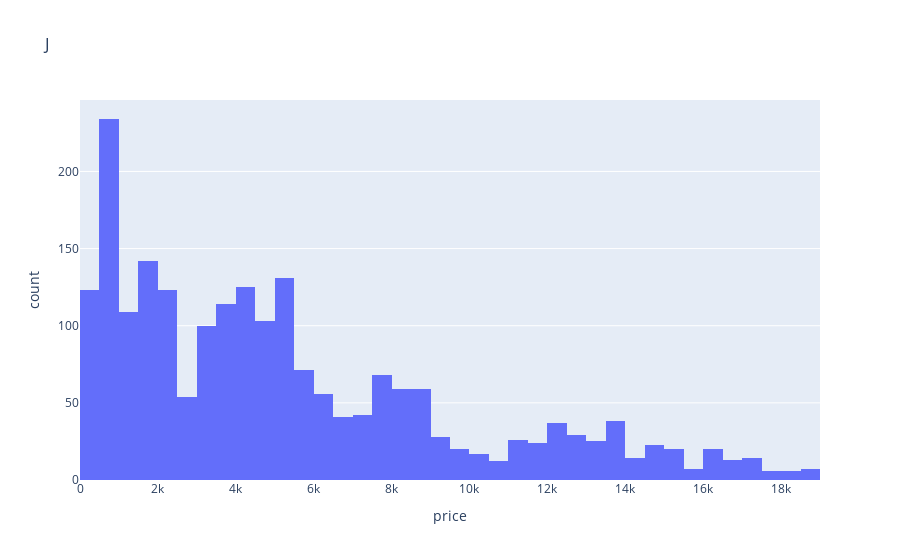
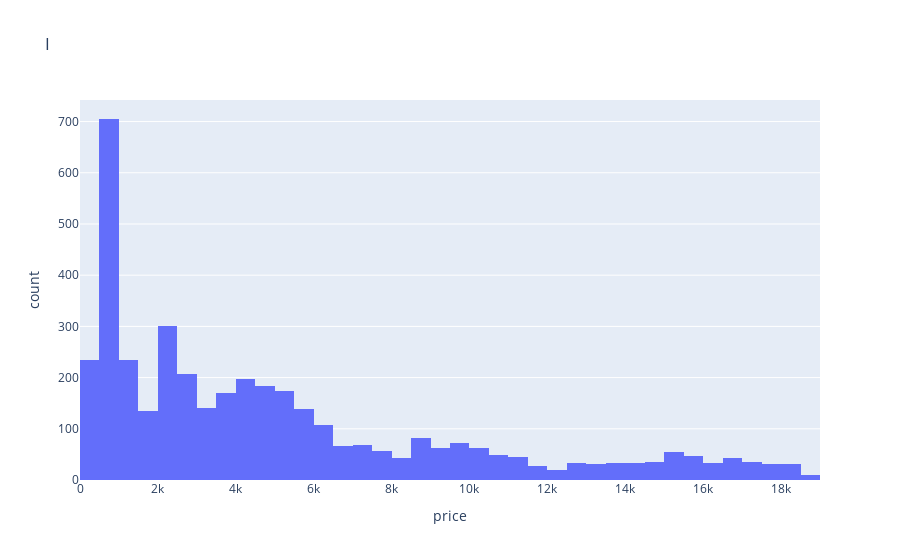
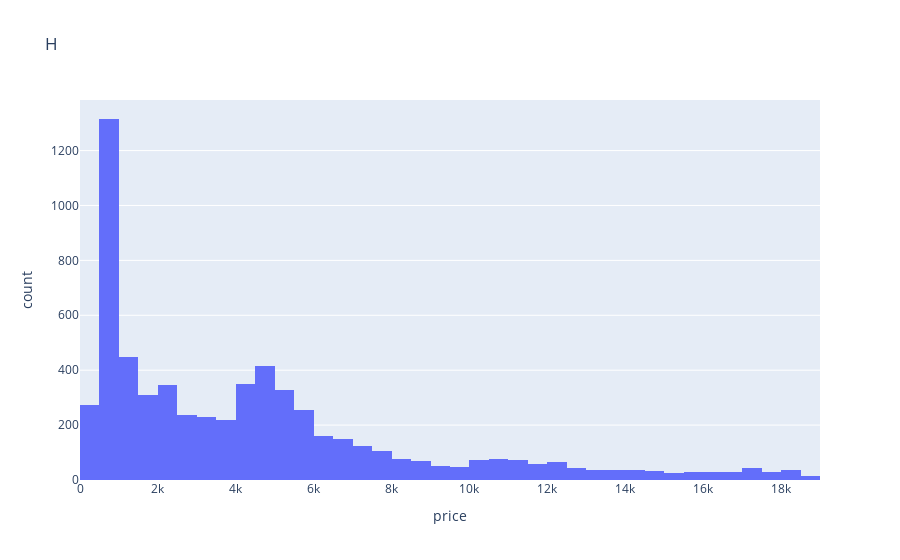
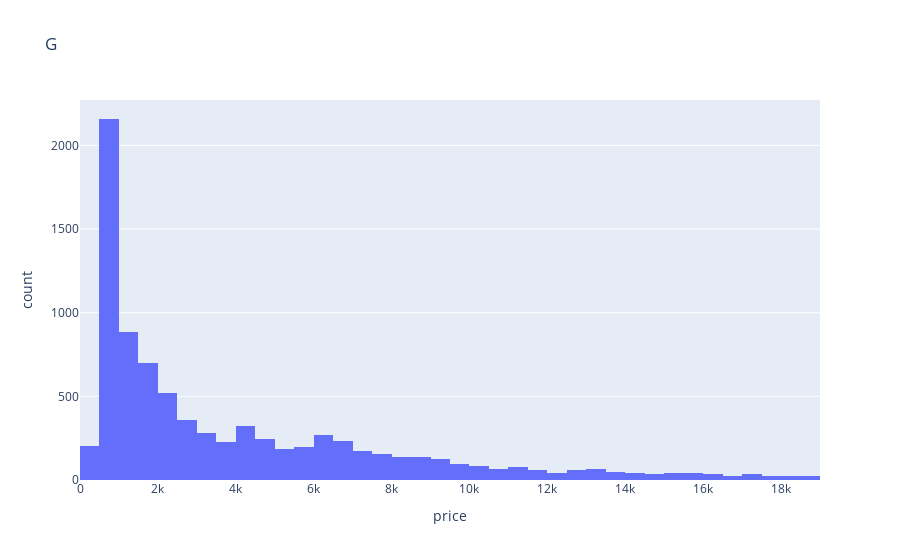

The notebook cell these images were saved under, in order:
### Code cell
# Representación de histogramas por cada color de diamante. Los diamantes J e I son los más caros.

for i in ['J','I','H','G','F','D','E']:
    df = row_filter(my_df, 'color', [i])
    fig = px.histogram(df , x="price", title=i)
    fig.show()
    #print(row_filter(my_df, 'color', [i]))

### Figure 1 — Plotly figure (JSON) as saved in the notebook; plotly's stock layout.template omitted (floating-point values rounded to 4 significant figures; data arrays with more than 128 entries replaced by an {"elided": "..."} marker saying what was removed)
{"data": [{"alignmentgroup": "True", "bingroup": "x", "hovertemplate": "price=%{x}<br>count=%{y}<extra></extra>", "legendgroup": "", "marker": {"color": "#636efa", "pattern": {"shape": ""}}, "name": "", "offsetgroup": "", "orientation": "v", "showlegend": false, "type": "histogram", "x": {"elided": "2140 int values"}, "xaxis": "x", "yaxis": "y"}], "layout": {"barmode": "relative", "legend": {"tracegroupgap": 0}, "title": {"text": "J"}, "xaxis": {"anchor": "y", "domain": [0, 1], "title": {"text": "price"}}, "yaxis": {"anchor": "x", "domain": [0, 1], "title": {"text": "count"}}}}

### Figure 2 — Plotly figure (JSON) as saved in the notebook; plotly's stock layout.template omitted (floating-point values rounded to 4 significant figures; data arrays with more than 128 entries replaced by an {"elided": "..."} marker saying what was removed)
{"data": [{"alignmentgroup": "True", "bingroup": "x", "hovertemplate": "price=%{x}<br>count=%{y}<extra></extra>", "legendgroup": "", "marker": {"color": "#636efa", "pattern": {"shape": ""}}, "name": "", "offsetgroup": "", "orientation": "v", "showlegend": false, "type": "histogram", "x": {"elided": "4032 int values"}, "xaxis": "x", "yaxis": "y"}], "layout": {"barmode": "relative", "legend": {"tracegroupgap": 0}, "title": {"text": "I"}, "xaxis": {"anchor": "y", "domain": [0, 1], "title": {"text": "price"}}, "yaxis": {"anchor": "x", "domain": [0, 1], "title": {"text": "count"}}}}

### Figure 3 — Plotly figure (JSON) as saved in the notebook; plotly's stock layout.template omitted (floating-point values rounded to 4 significant figures; data arrays with more than 128 entries replaced by an {"elided": "..."} marker saying what was removed)
{"data": [{"alignmentgroup": "True", "bingroup": "x", "hovertemplate": "price=%{x}<br>count=%{y}<extra></extra>", "legendgroup": "", "marker": {"color": "#636efa", "pattern": {"shape": ""}}, "name": "", "offsetgroup": "", "orientation": "v", "showlegend": false, "type": "histogram", "x": {"elided": "6277 int values"}, "xaxis": "x", "yaxis": "y"}], "layout": {"barmode": "relative", "legend": {"tracegroupgap": 0}, "title": {"text": "H"}, "xaxis": {"anchor": "y", "domain": [0, 1], "title": {"text": "price"}}, "yaxis": {"anchor": "x", "domain": [0, 1], "title": {"text": "count"}}}}

### Figure 4 — Plotly figure (JSON) as saved in the notebook; plotly's stock layout.template omitted (floating-point values rounded to 4 significant figures; data arrays with more than 128 entries replaced by an {"elided": "..."} marker saying what was removed)
{"data": [{"alignmentgroup": "True", "bingroup": "x", "hovertemplate": "price=%{x}<br>count=%{y}<extra></extra>", "legendgroup": "", "marker": {"color": "#636efa", "pattern": {"shape": ""}}, "name": "", "offsetgroup": "", "orientation": "v", "showlegend": false, "type": "histogram", "x": {"elided": "8455 int values"}, "xaxis": "x", "yaxis": "y"}], "layout": {"barmode": "relative", "legend": {"tracegroupgap": 0}, "title": {"text": "G"}, "xaxis": {"anchor": "y", "domain": [0, 1], "title": {"text": "price"}}, "yaxis": {"anchor": "x", "domain": [0, 1], "title": {"text": "count"}}}}
